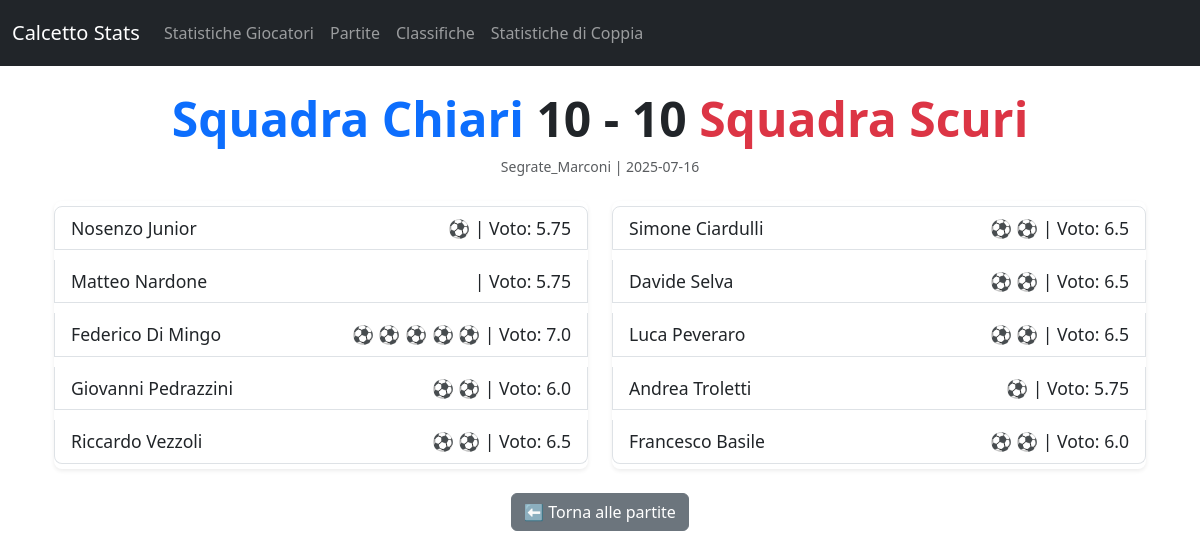
The app's page /partita/15 with its own data.
### tables this page shows
CREATE TABLE Partite (
        id_partita INTEGER PRIMARY KEY AUTOINCREMENT,
        data TEXT NOT NULL,
        luogo TEXT NOT NULL,
        gol_squadra_chiari INTEGER,
        gol_squadra_scuri INTEGER
    );

CREATE TABLE Giocatori (
        id_giocatore INTEGER PRIMARY KEY AUTOINCREMENT,
        nome TEXT NOT NULL,
        gol_individuali INTEGER DEFAULT 0,
        gol_fatti_squadra INTEGER DEFAULT 0,
        gol_subiti_squadra INTEGER DEFAULT 0,
        partite_giocate INTEGER DEFAULT 0,
        partite_vinte INTEGER DEFAULT 0,
        partite_pareggiate INTEGER DEFAULT 0,
        partite_perse INTEGER DEFAULT 0,
        voto_pagella REAL DEFAULT 0,
        id_partita INTEGER,
        squadra TEXT NOT NULL,
        FOREIGN KEY (id_partita) REFERENCES Partite (id_partita)
    );

### web.py (the view)
@app.get("/partita/<int:id_partita>")
def dettaglio_partita(id_partita):
    partita, giocatori_chiari, giocatori_scuri = get_dettaglio_partita(id_partita)
    if not partita:
        return f"<h2>Partita con ID {id_partita} non trovata.</h2>"
    return render_template("partita.html",
                           partita=partita,
                           giocatori_chiari=giocatori_chiari,
                           giocatori_scuri=giocatori_scuri)

### stats.py (called while the page is built)
def get_dettaglio_partita(id_partita):
    conn = sqlite3.connect("calcetto_stats.db")
    c = conn.cursor()
    c.execute("""
        SELECT id_partita, data, luogo, gol_squadra_chiari, gol_squadra_scuri
        FROM Partite
        WHERE id_partita = ?
    """, (id_partita,))
    partita = c.fetchone()
    c.execute("""
        SELECT nome, gol_individuali, voto_pagella
        FROM Giocatori
        WHERE id_partita = ? AND squadra = 'Chiari'
    """, (id_partita,))
    giocatori_chiari = c.fetchall()
    c.execute("""
        SELECT nome, gol_individuali, voto_pagella
        FROM Giocatori
        WHERE id_partita = ? AND squadra = 'Scuri'
    """, (id_partita,))
    giocatori_scuri = c.fetchall()
    conn.close()
    return partita, giocatori_chiari, giocatori_scuri

### templates/partita.html (shortened to what this page needs)
{% extends "base.html" %}
{% block content %}
<div class="partita-dettaglio container">
    <div class="text-center my-4">
        <h2 class="fw-bold display-5">
            <span class="text-primary">Squadra Chiari</span>
            {{ partita[3] }} - {{ partita[4] }}
            <span class="text-danger">Squadra Scuri</span>
        </h2>
        <p class="text-muted small">
            {{ partita[2] }} | {{ partita[1] }}
        </p>
    </div>
    <div class="row mt-4">
        <div class="col-md-6">
            <ul class="list-group shadow-sm rounded-3">
                {% for giocatore in giocatori_chiari %}
                <li class="list-group-item d-flex justify-content-between align-items-center">
                    <span>{{ giocatore[0] }}</span>
                    <span>
                        {% for i in range(giocatore[1]) %}
                            ⚽
                        {% endfor %}
                        | Voto: {{ giocatore[2] }}
                    </span>
                </li>
                {% endfor %}
            </ul>
        </div>
        <div class="col-md-6">
            <ul class="list-group shadow-sm rounded-3">
                {% for giocatore in giocatori_scuri %}
                <li class="list-group-item d-flex justify-content-between align-items-center">
                    <span>{{ giocatore[0] }}</span>
                    <span>
                        {% for i in range(giocatore[1]) %}
                            ⚽
                        {% endfor %}
                        | Voto: {{ giocatore[2] }}
                    </span>
                </li>
                {% endfor %}
            </ul>
        </div>
    </div>
    <div class="mt-4 text-center">
        <a href="{{ url_for('lista_partite') }}" class="btn btn-secondary">
            ⬅ Torna alle partite
        </a>
    </div>
</div>
{% endblock %}

### static/style.css (style rules this page uses)
body { font-family: Arial, sans-serif; margin: 20px; background-color: #f9f9f9; color: #333; }
h1, h2 { color: #0056b3; }
ul { list-style: none; padding: 0; }
li { margin: 5px 0; }
a { color: #0056b3; text-decoration: none; }
.list-group-item { font-size: 1.1rem; }

### records on screen
Partite: gol_squadra_chiari "10", gol_squadra_scuri "10", luogo "Segrate_Marconi", data "2025-07-16"
Giocatori: nome "Nosenzo Junior", gol_individuali 1 (drawn), voto_pagella "5.75"
Giocatori: nome "Matteo Nardone", voto_pagella "5.75"
Giocatori: nome "Federico Di Mingo", gol_individuali 5 (drawn), voto_pagella "7.0"
Giocatori: nome "Giovanni Pedrazzini", gol_individuali 2 (drawn), voto_pagella "6.0"
Giocatori: nome "Riccardo Vezzoli", gol_individuali 2 (drawn), voto_pagella "6.5"
Giocatori: nome "Simone Ciardulli", gol_individuali 2 (drawn), voto_pagella "6.5"
Giocatori: nome "Davide Selva", gol_individuali 2 (drawn), voto_pagella "6.5"
Giocatori: nome "Luca Peveraro", gol_individuali 2 (drawn), voto_pagella "6.5"
Giocatori: nome "Andrea Troletti", gol_individuali 1 (drawn), voto_pagella "5.75"
Giocatori: nome "Francesco Basile", gol_individuali 2 (drawn), voto_pagella "6.0"
